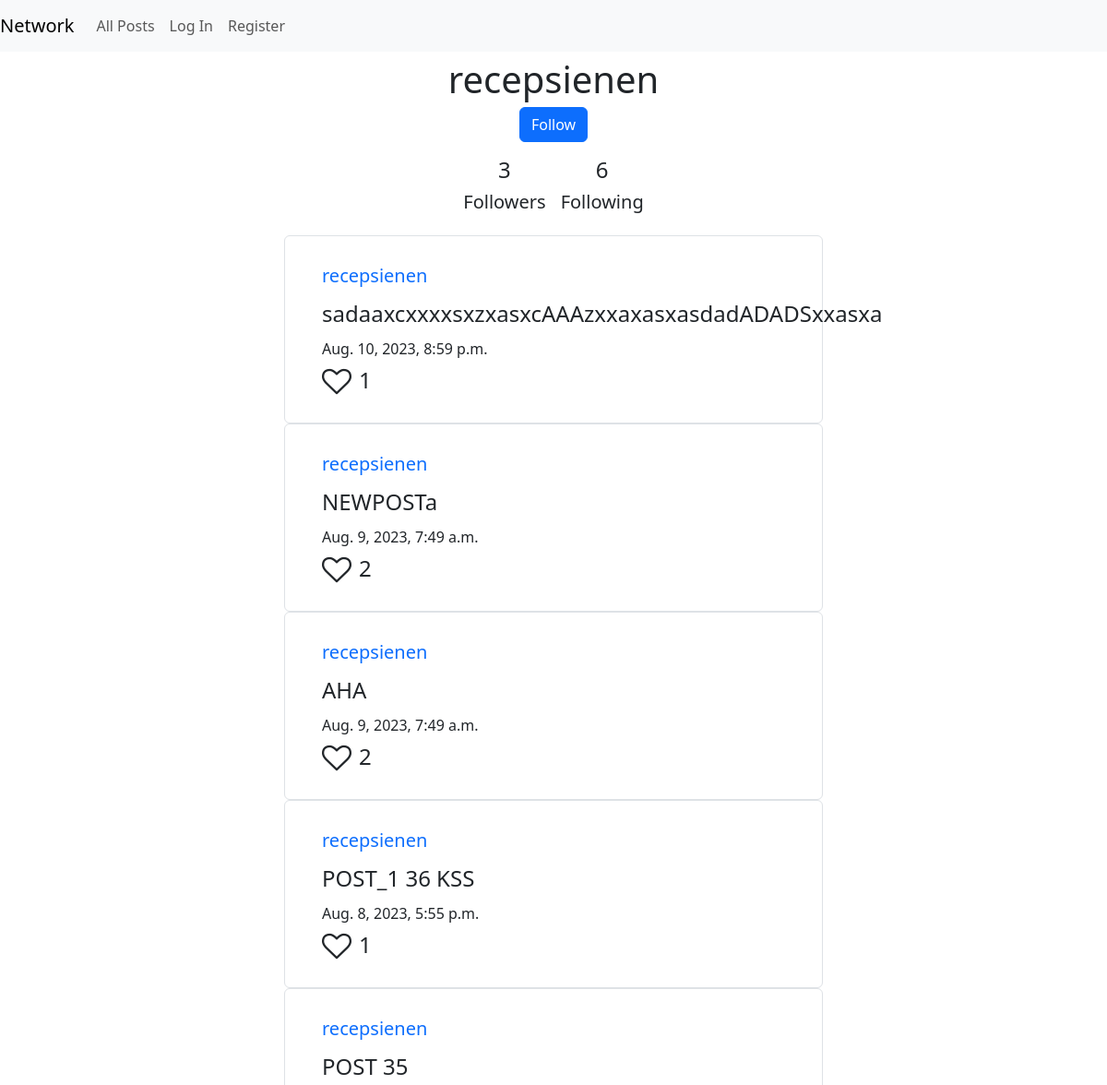
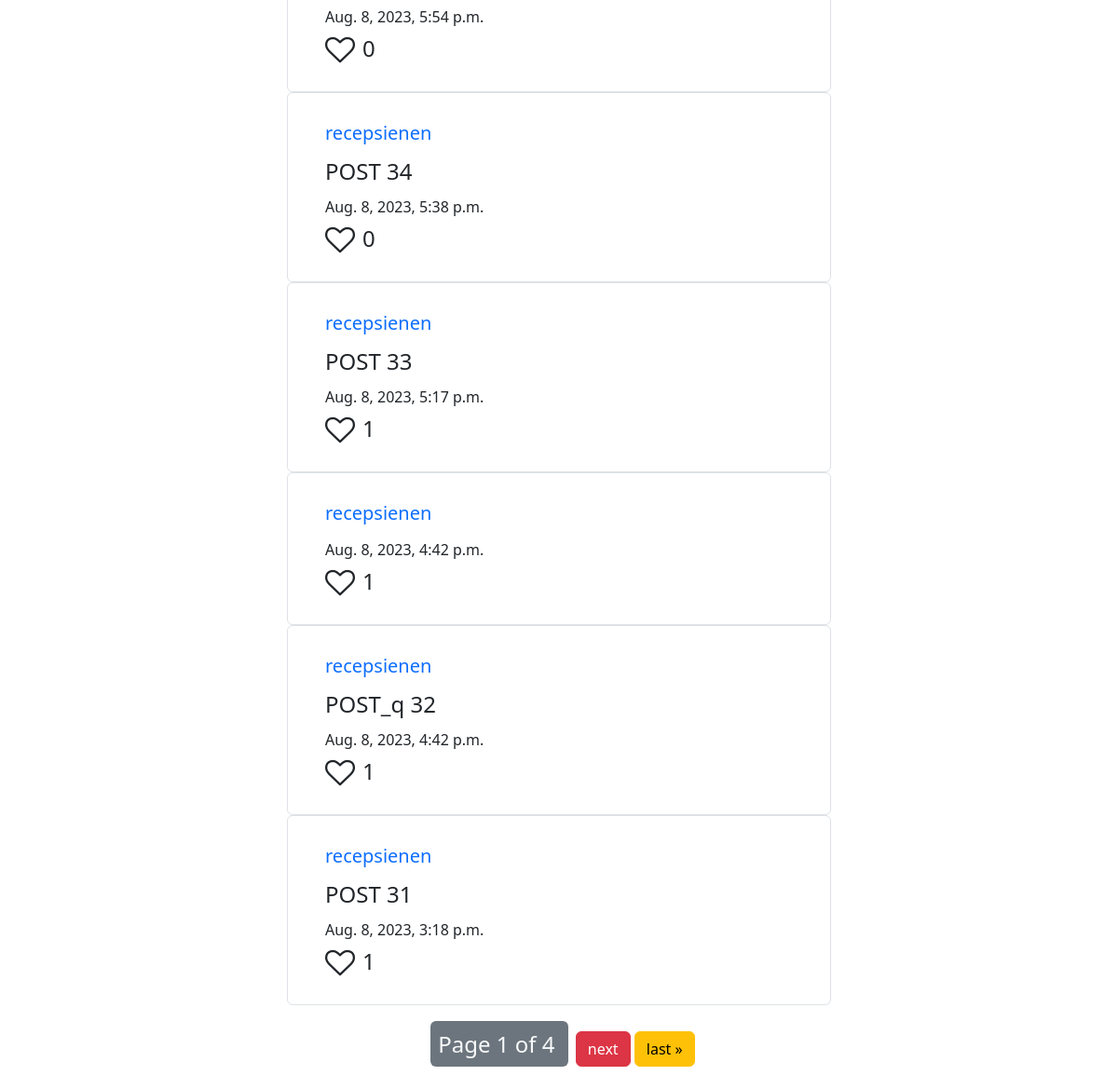
The app's page /users/recepsienen with its own data (2 pictures, top to bottom).
### network/models.py (models this page shows, shortened)
class User(AbstractUser):
    nickname = models.CharField(max_length=20, null = True)
    image = models.URLField(null=True,  blank=True)
    def __str__(self):
        return self.username

class Post(models.Model):
    creator = models.ForeignKey(User, on_delete=models.CASCADE, null = False, default = False)
    content = models.TextField(max_length=550, null = True)
    created_at = models.DateTimeField(auto_now_add = True)
    updated_at = models.DateTimeField(auto_now = True)
    likes = models.IntegerField(blank=True, null=True)

### network/views.py (the view)
# urls.py: path("users/<str:username>", views.load_profile, name="load_profile"),
def load_profile(request,username):
    profile_owner = User.objects.get(username = username)
    follower_user = request.user
    if follower_user.is_authenticated:
        user_not_logged_in = False
        likes = Like.objects.filter(user = follower_user)
        liked_posts = []
        for like in likes:
            liked_posts.append(like.post)
        if request.method == 'PUT':
            profile_owner = User.objects.get(username = username)
            follower_user = request.user
            try:
                user_follow_object = Follower.objects.get(followers=follower_user)
            except Follower.DoesNotExist:
                user_follow_object = None
            if user_follow_object is None:
                user_follow_object = Follower.objects.create()
                user_follow_object.followers.add(follower_user)
                user_follow_object.save()
                user_follow_object.following.remove(request.user)
                user_follow_object.save()
            if user_follow_object.following.contains(profile_owner):
                user_follow_object.following.remove(profile_owner)
                is_following = False
                user_follow_object.save()
            else:
                user_follow_object.following.add(profile_owner)
                is_following = True
                user_follow_object.save()
            live_followers_for_frontend = len(Follower.objects.filter(following = profile_owner))
            return JsonResponse([{'followers':live_followers_for_frontend},{'is_following':is_following}],safe = False)
        try:
            user_follow_object = Follower.objects.get(followers=follower_user)
        except Follower.DoesNotExist:
            user_follow_object = None
        if user_follow_object is None:
            is_following = "Follow"
        elif user_follow_object.following.contains(profile_owner):
            is_following = "Unfollow"
        else:
            is_following = "Follow"
    else:
        is_following = "Follow"
        liked_posts = None
        user_not_logged_in = True
    if Follower.objects.filter(following=profile_owner):
        followers = len(Follower.objects.filter(following=profile_owner))
    else:
        followers = 0
    for obj in Follower.objects.all():
        if obj.followers.contains(profile_owner):
            is_user_following_someone = True
            break
        else:
            is_user_following_someone = False
    if is_user_following_someone:
        following = len(get_object_or_404(Follower, followers = profile_owner).following.all())
    else:
        following= 0
    posts = Post.objects.all().filter(creator = profile_owner).order_by('-created_at')
    paginator = Paginator(posts,10)
    page_number = request.GET.get("page")
    page_obj = paginator.get_page(page_number)
    return render(request, "network/profile.html",{
       "following":following,
        "followers":followers,
        "profile_owner":username,
        "posts": page_obj,
        "visitor":follower_user,
        "is_following":is_following,
        "liked_posts":liked_posts,
        "user_not_logged_in": user_not_logged_in,
    })

### network/templates/network/profile.html (shortened to what this page needs)
{% extends "network/layout.html" %}
{% block body %}
<div class="m-auto">
    <div class="d-flex row text-center">
        <div id="user_name" class="text-center fs-1">{{profile_owner}}</div>
        {% if not profile_owner == user.username and not user_not_logged_in %}
        <div id="follow-unfollow" class="">
            <a href="#" id="follow-button" class="text-center btn btn-primary follow-button" aria-hidden="true">{{is_following}}</a>
        </div>
        {% elif profile_owner == user.username %}
        {% else %}
        <div id="fake-button" class="m-auto">
            <a href="#" class="btn btn-primary text-center" aria-hidden="true">Follow</a>
        </div>
    </div>
    {% endif %}
    <div class="d-flex justify-content-center">
        <div class="m-2">
            <h4 id="followers" class="m-2 text-center">{{followers}}</h4>
            <h5>Followers</h5>
        </div>
        <div class="m-2">
            <h4 id="following" class="m-2 text-center">{{following}}</h4>
            <h5>Following</h5>
        </div>
    </div>
</div>
<div id="post-container" class="w-50 m-auto">
    <div id="all-posts" class="row justify-content-center m-2 text-center" >
        {% for post in posts %}
    <div id="general-post-container" class="border border-1 w-100 rounded " style="width: 18rem;">
        <div class="m-none post p-4" id={{post.id}}>
            <div id="post-content-view" class="d-block">
                <div class="d-flex justify-content-between">
                  <a href="{% url 'load_profile' username=post.creator %}" id="user" class="m-1 username text-decoration-none fs-5">{{post.creator}}</a>
                </div>
                <div class="d-flex row">
                    <div class="d-flex row pull-left">
                        <div>
                            <p class="text-start m-1 fs-4" id="content">{{post.content}}</p>
                        </div>
                        <div>
                            <p class="m-1 text-start" id="date">{{post.created_at}}</p>
                        </div>
                    </div>
                    <div class="d-flex">
                        {% if post in liked_posts %}
                            <i id="liked-button" class="m-1 fa fa-heart fa-2x like-button" aria-hidden="true"></i>
                        {% else %}
                            <i id="like-button" class="m-1 fa fa-heart-o fa-2x like-button" aria-hidden="true"></i>
                        {% endif %}
                        <h4 class="card-text m-1" id="likes">{{post.likes}}</h5>
                    </div>
                </div>
            </div>
        </div>
    </div>
        {% endfor %}
    </div>
        <div class="pagination m-4">
            <span class="step-links m-auto">
                <span class="current m-2 p-2 fs-4 bg-secondary text-light rounded">
                    Page {{ posts.number }} of {{ posts.paginator.num_pages }}
                </span>
                {% if posts.has_next %}
                    <a href="?page={{ posts.next_page_number }}" class="btn btn-danger">next</a>
                    <a href="?page={{ posts.paginator.num_pages }}" class="btn btn-warning">last &raquo;</a>
                {% endif %}
            </span>
        </div>
    </div>
{% endblock %}

### records on screen
User: username "recepsienen"
Post: creator "recepsienen", content "sadaaxcxxxxsxzxasxcAAAzxxaxasxasdadADADSxxasxa", created_at "Aug. 10, 2023, 8:59 p.m.", likes "1"
Post: creator "recepsienen", content "NEWPOSTa", created_at "Aug. 9, 2023, 7:49 a.m.", likes "2"
Post: creator "recepsienen", content "AHA", created_at "Aug. 9, 2023, 7:49 a.m.", likes "2"
Post: creator "recepsienen", content "POST_1 36 KSS", created_at "Aug. 8, 2023, 5:55 p.m.", likes "1"
Post: creator "recepsienen", content "POST 35", created_at "Aug. 8, 2023, 5:54 p.m.", likes "0"
Post: creator "recepsienen", content "POST 34", created_at "Aug. 8, 2023, 5:38 p.m.", likes "0"
Post: creator "recepsienen", content "POST 33", created_at "Aug. 8, 2023, 5:17 p.m.", likes "1"
Post: creator "recepsienen", created_at "Aug. 8, 2023, 4:42 p.m.", likes "1"
Post: creator "recepsienen", content "POST_q 32", created_at "Aug. 8, 2023, 4:42 p.m.", likes "1"
Post: creator "recepsienen", content "POST 31", created_at "Aug. 8, 2023, 3:18 p.m.", likes "1"

### other values on screen
{{ followers }} "3"
{{ following }} "6"
{{ posts.number }} "1"
{{ posts.paginator.num_pages }} "4"
